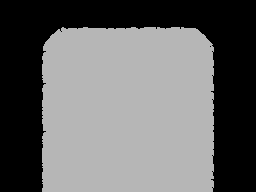

Rendered tile map (Tiled .tmx) drawn with the repository's tilesets; below, a short description and the full map source, tile grids included:
An orthogonal 32x24 tile map with 8x8 px tiles, 1 tile layer (Tile Layer 1).

<map version="1.0" orientation="orthogonal" renderorder="right-down" width="32" height="24" tilewidth="8" tileheight="8" nextobjectid="1">
 <tileset firstgid="1" name="tiles" tilewidth="8" tileheight="8" tilecount="256" columns="16">
  <image source="tablet-tiles.png" width="128" height="128" />
 </tileset>
 <layer name="Tile Layer 1" width="32" height="24">
  <data encoding="csv">
1,1,1,1,1,1,1,1,1,1,1,1,1,1,1,1,1,1,1,1,1,1,1,1,1,1,1,1,1,1,1,1,
1,1,1,1,1,1,1,1,1,1,1,1,1,1,1,1,1,1,1,1,1,1,1,1,1,1,1,1,1,1,1,1,
1,1,1,1,1,1,1,1,1,1,1,1,1,1,1,1,1,1,1,1,1,1,1,1,1,1,1,1,1,1,1,1,
1,1,1,1,1,1,1,2,5,6,7,4,4,5,5,6,7,5,3,8,6,7,8,4,10,1,1,1,1,1,1,1,
1,1,1,1,1,1,9,24,24,24,24,24,24,24,24,24,24,24,24,24,24,24,24,24,24,23,1,1,1,1,1,1,
1,1,1,1,1,11,24,24,24,24,24,24,24,24,24,24,24,24,24,24,24,24,24,24,24,24,17,1,1,1,1,1,
1,1,1,1,1,14,24,24,24,24,24,24,24,24,24,24,24,24,24,24,24,24,24,24,24,24,19,1,1,1,1,1,
1,1,1,1,1,13,24,24,24,24,24,24,24,24,24,24,24,24,24,24,24,24,24,24,24,24,21,1,1,1,1,1,
1,1,1,1,1,16,24,24,24,24,24,24,24,24,24,24,24,24,24,24,24,24,24,24,24,24,20,1,1,1,1,1,
1,1,1,1,1,12,24,24,24,24,24,24,24,24,24,24,24,24,24,24,24,24,24,24,24,24,19,1,1,1,1,1,
1,1,1,1,1,14,24,24,24,24,24,24,24,24,24,24,24,24,24,24,24,24,24,24,24,24,21,1,1,1,1,1,
1,1,1,1,1,13,24,24,24,24,24,24,24,24,24,24,24,24,24,24,24,24,24,24,24,24,22,1,1,1,1,1,
1,1,1,1,1,15,24,24,24,24,24,24,24,24,24,24,24,24,24,24,24,24,24,24,24,24,19,1,1,1,1,1,
1,1,1,1,1,12,24,24,24,24,24,24,24,24,24,24,24,24,24,24,24,24,24,24,24,24,18,1,1,1,1,1,
1,1,1,1,1,12,24,24,24,24,24,24,24,24,24,24,24,24,24,24,24,24,24,24,24,24,21,1,1,1,1,1,
1,1,1,1,1,13,24,24,24,24,24,24,24,24,24,24,24,24,24,24,24,24,24,24,24,24,18,1,1,1,1,1,
1,1,1,1,1,14,24,24,24,24,24,24,24,24,24,24,24,24,24,24,24,24,24,24,24,24,20,1,1,1,1,1,
1,1,1,1,1,12,24,24,24,24,24,24,24,24,24,24,24,24,24,24,24,24,24,24,24,24,18,1,1,1,1,1,
1,1,1,1,1,15,24,24,24,24,24,24,24,24,24,24,24,24,24,24,24,24,24,24,24,24,18,1,1,1,1,1,
1,1,1,1,1,16,24,24,24,24,24,24,24,24,24,24,24,24,24,24,24,24,24,24,24,24,19,1,1,1,1,1,
1,1,1,1,1,12,24,24,24,24,24,24,24,24,24,24,24,24,24,24,24,24,24,24,24,24,21,1,1,1,1,1,
1,1,1,1,1,15,24,24,24,24,24,24,24,24,24,24,24,24,24,24,24,24,24,24,24,24,19,1,1,1,1,1,
1,1,1,1,1,12,24,24,24,24,24,24,24,24,24,24,24,24,24,24,24,24,24,24,24,24,22,1,1,1,1,1,
1,1,1,1,1,15,24,24,24,24,24,24,24,24,24,24,24,24,24,24,24,24,24,24,24,24,19,1,1,1,1,1
</data>
 </layer>
</map>
